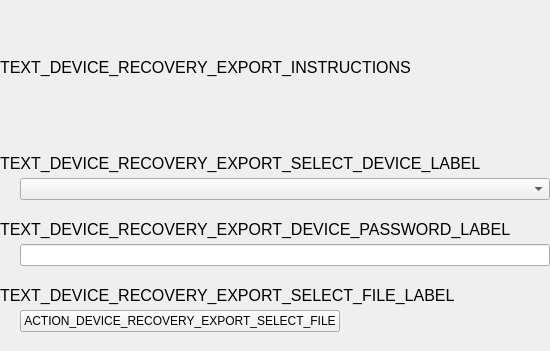
<?xml version="1.0" encoding="UTF-8"?>
<ui version="4.0">
 <class>DeviceRecoveryExportPage1Widget</class>
 <widget class="QWidget" name="DeviceRecoveryExportPage1Widget">
  <property name="geometry">
   <rect>
    <x>0</x>
    <y>0</y>
    <width>550</width>
    <height>351</height>
   </rect>
  </property>
  <property name="windowTitle">
   <string>Form</string>
  </property>
  <layout class="QVBoxLayout" name="verticalLayout">
   <property name="spacing">
    <number>20</number>
   </property>
   <property name="leftMargin">
    <number>0</number>
   </property>
   <property name="topMargin">
    <number>0</number>
   </property>
   <property name="rightMargin">
    <number>0</number>
   </property>
   <property name="bottomMargin">
    <number>0</number>
   </property>
   <item>
    <layout class="QHBoxLayout" name="horizontalLayout">
     <item>
      <widget class="QLabel" name="label">
       <property name="sizePolicy">
        <sizepolicy hsizetype="Preferred" vsizetype="Minimum">
         <horstretch>0</horstretch>
         <verstretch>0</verstretch>
        </sizepolicy>
       </property>
       <property name="font">
        <font>
         <pointsize>12</pointsize>
        </font>
       </property>
       <property name="text">
        <string>TEXT_DEVICE_RECOVERY_EXPORT_INSTRUCTIONS</string>
       </property>
       <property name="wordWrap">
        <bool>true</bool>
       </property>
      </widget>
     </item>
    </layout>
   </item>
   <item>
    <layout class="QVBoxLayout" name="verticalLayout_2">
     <property name="spacing">
      <number>20</number>
     </property>
     <item>
      <layout class="QVBoxLayout" name="verticalLayout_5">
       <property name="spacing">
        <number>5</number>
       </property>
       <item>
        <widget class="QLabel" name="label_4">
         <property name="font">
          <font>
           <pointsize>12</pointsize>
          </font>
         </property>
         <property name="text">
          <string>TEXT_DEVICE_RECOVERY_EXPORT_SELECT_DEVICE_LABEL</string>
         </property>
        </widget>
       </item>
       <item>
        <layout class="QHBoxLayout" name="horizontalLayout_3">
         <property name="leftMargin">
          <number>20</number>
         </property>
         <item>
          <widget class="QComboBox" name="combo_devices"/>
         </item>
        </layout>
       </item>
      </layout>
     </item>
     <item>
      <layout class="QVBoxLayout" name="verticalLayout_3">
       <property name="spacing">
        <number>5</number>
       </property>
       <item>
        <widget class="QLabel" name="label_2">
         <property name="font">
          <font>
           <pointsize>12</pointsize>
          </font>
         </property>
         <property name="text">
          <string>TEXT_DEVICE_RECOVERY_EXPORT_DEVICE_PASSWORD_LABEL</string>
         </property>
        </widget>
       </item>
       <item>
        <layout class="QHBoxLayout" name="horizontalLayout_4">
         <property name="leftMargin">
          <number>20</number>
         </property>
         <item>
          <widget class="QLineEdit" name="edit_password">
           <property name="echoMode">
            <enum>QLineEdit::Password</enum>
           </property>
          </widget>
         </item>
        </layout>
       </item>
      </layout>
     </item>
     <item>
      <layout class="QVBoxLayout" name="verticalLayout_4">
       <property name="spacing">
        <number>5</number>
       </property>
       <item>
        <widget class="QLabel" name="label_3">
         <property name="font">
          <font>
           <pointsize>12</pointsize>
          </font>
         </property>
         <property name="text">
          <string>TEXT_DEVICE_RECOVERY_EXPORT_SELECT_FILE_LABEL</string>
         </property>
        </widget>
       </item>
       <item>
        <layout class="QVBoxLayout" name="verticalLayout_6">
         <property name="spacing">
          <number>5</number>
         </property>
         <property name="leftMargin">
          <number>20</number>
         </property>
         <property name="bottomMargin">
          <number>0</number>
         </property>
         <item>
          <layout class="QHBoxLayout" name="horizontalLayout_2">
           <property name="leftMargin">
            <number>0</number>
           </property>
           <item>
            <widget class="QPushButton" name="button_select_file">
             <property name="text">
              <string>ACTION_DEVICE_RECOVERY_EXPORT_SELECT_FILE</string>
             </property>
            </widget>
           </item>
           <item>
            <spacer name="horizontalSpacer">
             <property name="orientation">
              <enum>Qt::Horizontal</enum>
             </property>
             <property name="sizeHint" stdset="0">
              <size>
               <width>40</width>
               <height>20</height>
              </size>
             </property>
            </spacer>
           </item>
          </layout>
         </item>
         <item>
          <widget class="QLabel" name="label_file_path">
           <property name="text">
            <string/>
           </property>
          </widget>
         </item>
        </layout>
       </item>
      </layout>
     </item>
    </layout>
   </item>
  </layout>
 </widget>
 <resources/>
 <connections/>
</ui>
